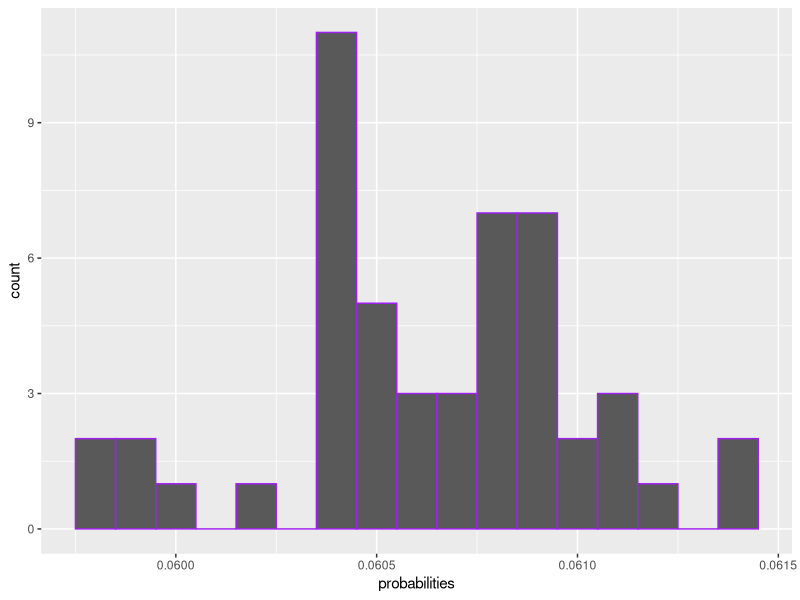

This figure's R source:
library(ggplot2)

rm(list = ls())

n <- 64 # liczba zmiennych
m <- 64 # liczba nawiasów
k <- 10 # liczba zamiennych w nawiasie

phi <- t(sapply(1:m, function(index) {
  sample(1:n, k) * sample(c(-1, 1), k, replace = T)
}))

samples_per_clause <- 10 # liczba losowanych przypisań spełniających wybrany nawias
runs <- 50 # liczba generowanych wartości (liczba spełniających przypisań / 2^n)

probabilities <- sapply(1:runs, function(run_index) {
  1 + sum(sapply(2:m, function(clause_index) {
    mean(sapply(1:samples_per_clause, function(sample_index) {
      x <- sample(c(-1, 1), n, replace = T)
      for (variable in phi[clause_index,]) {
        if (x[abs(variable)] * variable < 0) {
          x[abs(variable)] <- -x[abs(variable)]
        }
      }
      sum(apply(phi[(1:clause_index),], 1, function(row) {
        all(x[abs(row)] * row > 0)
      })) == 1
    }))
  }))
}) / 2^k

avg <- mean(probabilities)
variance <- var(probabilities)

ggplot(data.frame(probabilities), aes(x = probabilities)) + 
  geom_histogram(binwidth = 0.0001, color = "purple")